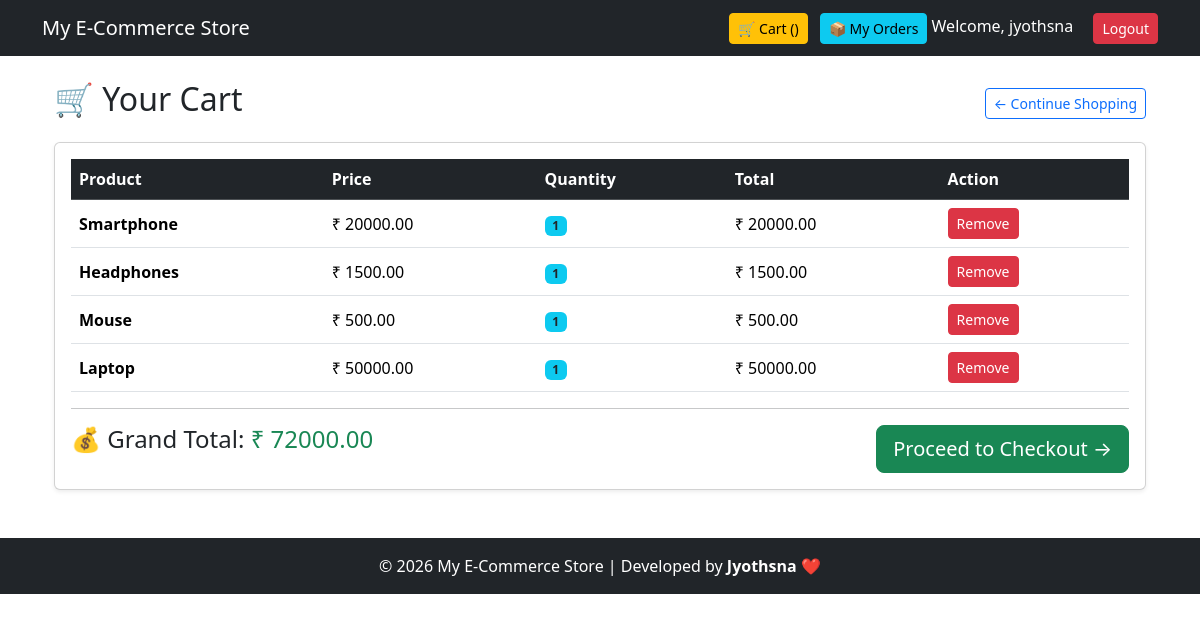
The app's page /cart/ (signed in) with its own data.
### store/models.py (models this page shows, shortened)
class Cart(models.Model):
    user = models.ForeignKey(User, on_delete=models.CASCADE)
    product = models.ForeignKey(Product, on_delete=models.CASCADE)
    quantity = models.IntegerField(default=1)

class Product(models.Model):
    name = models.CharField(max_length=100)
    price = models.DecimalField(max_digits=10, decimal_places=2)
    description = models.TextField()
    image = models.ImageField(upload_to='products/')
    category = models.ForeignKey(
        Category,
        on_delete=models.CASCADE,
        null=True,
        blank=True
    )

### store/views.py (the view)
# urls.py: path('cart/', views.cart, name='cart'),
def cart(request):
    cart_items = Cart.objects.filter(user=request.user)
    total = 0
    for item in cart_items:
        total += item.product.price * item.quantity
    return render(request, 'store/cart.html', {
        'cart_items': cart_items,
        'total': total
    })

### store/templates/store/cart.html (shortened to what this page needs)
{% extends 'store/base.html' %}
{% block content %}
<div class="container mt-4">
    <div class="d-flex justify-content-between align-items-center mb-3">
        <h2>🛒 Your Cart</h2>
        <a href="{% url 'home' %}" class="btn btn-outline-primary btn-sm">
            ← Continue Shopping
        </a>
    </div>
    {% if cart_items %}
    <div class="card shadow-sm">
        <div class="card-body">
            <table class="table align-middle">
                <thead class="table-dark">
                    <tr>
                        <th>Product</th>
                        <th>Price</th>
                        <th>Quantity</th>
                        <th>Total</th>
                        <th>Action</th>
                    </tr>
                </thead>
                <tbody>
                    {% for item in cart_items %}
                    <tr>
                        <td>
                            <strong>{{ item.product.name }}</strong>
                        </td>
                        <td>₹ {{ item.product.price }}</td>
                        <td>
                            <span class="badge bg-info text-dark">
                                {{ item.quantity }}
                            </span>
                        </td>
                        <td>
                            ₹ {{ item.product.price|floatformat:2 }}
                        </td>
                        <td>
                            <a href="{% url 'remove_from_cart' item.id %}"
                               class="btn btn-danger btn-sm">
                                Remove
                            </a>
                        </td>
                    </tr>
                    {% endfor %}
                </tbody>
            </table>
            <hr>
            <div class="d-flex justify-content-between">
                <h4>
                    💰 Grand Total:
                    <span class="text-success">₹ {{ total }}</span>
                </h4>
                <a href="{% url 'checkout' %}" class="btn btn-success btn-lg">
                    Proceed to Checkout →
                </a>
            </div>
        </div>
    </div>
    {% endif %}
</div>
{% endblock %}

### store/templates/store/base.html (shortened to what this page needs)
<!DOCTYPE html>
<html lang="en">
<head>
    <link href="https://cdn.jsdelivr.net/npm/bootstrap@5.3.3/dist/css/bootstrap.min.css" rel="stylesheet">
</head>
<body>
<nav class="navbar navbar-dark bg-dark">
    <div class="container">
        <a class="navbar-brand" href="{% url 'home' %}">
            My E-Commerce Store
        </a>
        <div>
    <a href="{% url 'cart' %}" class="btn btn-warning btn-sm">
        🛒 Cart ({{ cart_count }})
    </a>
    <a href="{% url 'order_history' %}" class="btn btn-info btn-sm ms-2">
    📦 My Orders
    </a>
    {% if user.is_authenticated %}
        <span class="text-white me-3">
            Welcome, {{ user.username }}
        </span>
    <form method="post" action="{% url 'logout' %}" style="display:inline;">
    <button type="submit" class="btn btn-danger btn-sm">
        Logout
    </button>
</form>
    {% endif %}
</div>
    </div>
</nav>
<div class="container mt-4">
    {% block content %}
    {% endblock %}
</div>
<footer class="bg-dark text-white text-center py-3 mt-5">
    <p class="mb-0">
        © 2026 My E-Commerce Store | Developed by <strong>Jyothsna</strong> ❤️
    </p>
</footer>
</body>
</html>

### store/templates/store/base.html (style rules this page uses)
.card { transition:0.3s; }

### records on screen
Cart: product.name "Smartphone", product.price "20000.00", quantity "1"
Cart: product.name "Headphones", product.price "1500.00", quantity "1"
Cart: product.name "Mouse", product.price "500.00", quantity "1"
Cart: product.name "Laptop", product.price "50000.00", quantity "1"

### other values on screen
{{ user.username }} "jyothsna"
{{ total }} "72000.00"
